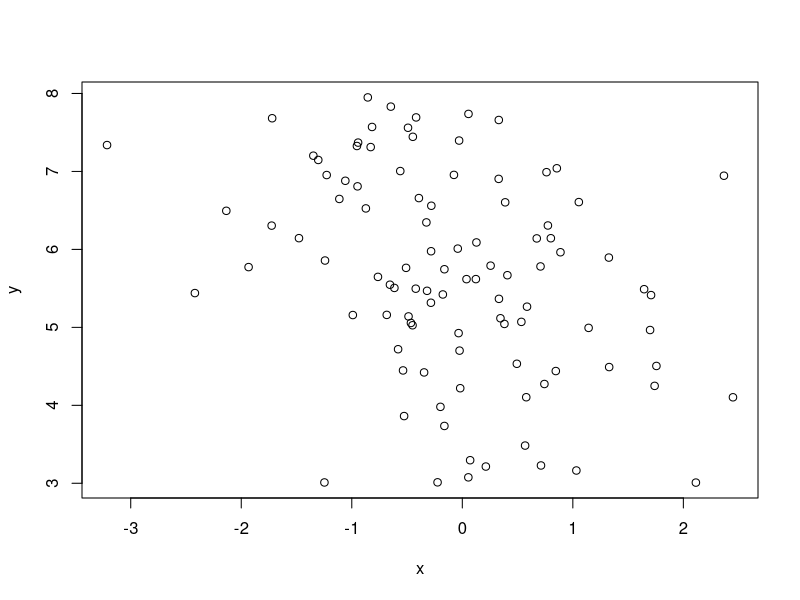

Here is the R script that generated this plot:
## ---- chunk 1
x <- rnorm(100)
y <- runif(100, min = 3, max = 8)
mean(x)
mean(y)
## ---- chunk 2
x <- rnorm(100)
y <- runif(100, min = 3, max = 8)
mean(x)
mean(y)
## ---- chunk 3
x <- rnorm(100)
y <- runif(100, min = 0, max = 1)
mean(x)
mean(y)
## ---- chunk 4
x <- rnorm(100)
y <- runif(100, min = 3, max = 8)
plot(x, y)
## ---- chunk 5
a = cor(x,y)
